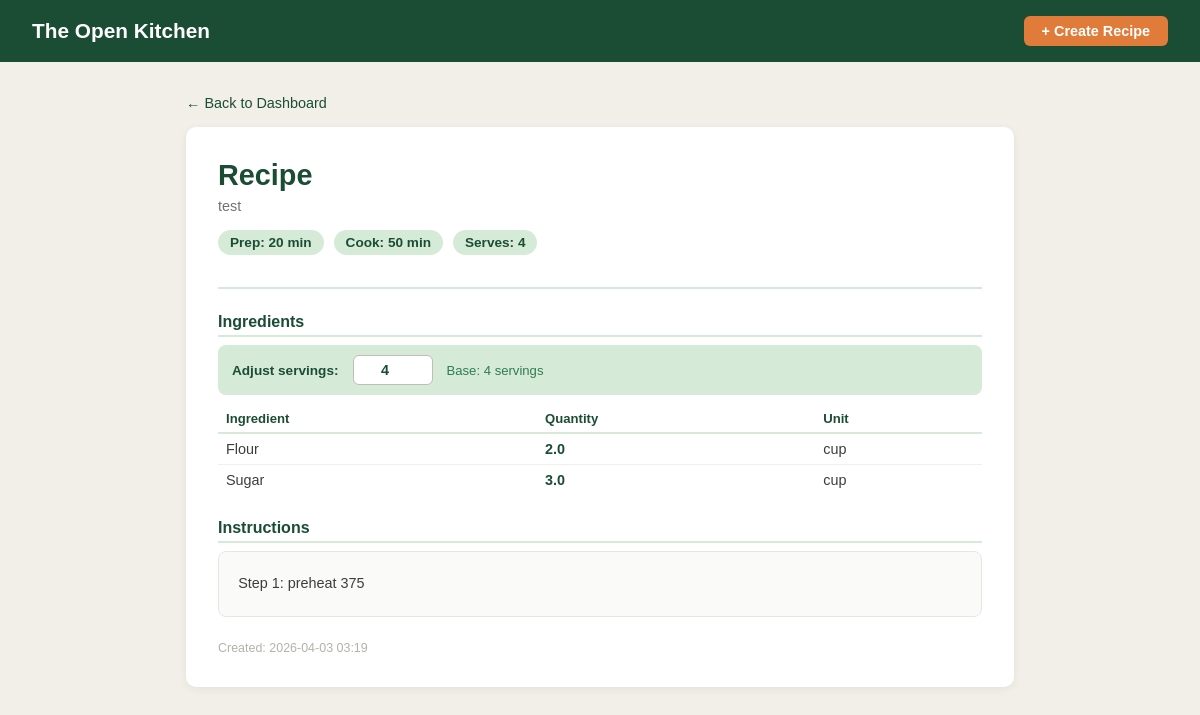
/recipe/1, run on the app's committed database.
### app/models.py (models this page shows, shortened)
class Recipe(db.Model):
    __tablename__ = 'recipes'
    id           = db.Column(db.Integer,     primary_key=True)
    authorID     = db.Column(db.Integer,     db.ForeignKey('users.id'),   unique=False, nullable=False)
    title        = db.Column(db.String(150), unique=False, nullable=False)
    description  = db.Column(db.Text,        unique=False, nullable=True)
    instructions = db.Column(db.Text,        unique=False, nullable=False)
    forkedFrom   = db.Column(db.Integer,     db.ForeignKey('recipes.id'), unique=False, nullable=True)
    baseServings = db.Column(db.Integer,     unique=False, nullable=False)
    prepTime     = db.Column(db.Integer,     unique=False, nullable=True)
    cookTime     = db.Column(db.Integer,     unique=False, nullable=True)
    dateCreated  = db.Column(db.DateTime,    unique=False, nullable=False, default=datetime.now)
    ingredients  = db.relationship('Ingredient',       backref='recipe', lazy=True, cascade='all, delete-orphan')
    categories   = db.relationship('RecipeCategory',   backref='recipe', lazy=True, cascade='all, delete-orphan')
    dietary_tags = db.relationship('RecipeDietaryTag', backref='recipe', lazy=True, cascade='all, delete-orphan')
    allergens    = db.relationship('RecipeAllergen',   backref='recipe', lazy=True, cascade='all, delete-orphan')

class Ingredient(db.Model):
    __tablename__ = 'ingredients'
    id       = db.Column(db.Integer,    primary_key=True)
    recipeID = db.Column(db.Integer,    db.ForeignKey('recipes.id'),           unique=False, nullable=False)
    unitID   = db.Column(db.Integer,    db.ForeignKey('measurement_units.id'), unique=False, nullable=False)
    name     = db.Column(db.String(32), unique=False, nullable=False)
    quantity = db.Column(db.Float,      unique=False, nullable=False)

class MeasurementUnit(db.Model):
    __tablename__ = 'measurement_units'
    id           = db.Column(db.Integer,    primary_key=True)
    name         = db.Column(db.String(32), unique=True,  nullable=False)
    abbreviation = db.Column(db.String(32), unique=True,  nullable=False)
    system       = db.Column(db.String(32), unique=False, nullable=False)
    isActive     = db.Column(db.Boolean,    unique=False, nullable=True,  default=True)
    ingredients = db.relationship('Ingredient', backref='unit', lazy=True)

### app/routes.py (the view)
@app.route('/recipe/<int:recipe_id>', methods=['GET'])
def view_recipe(recipe_id):
    recipe = Recipe.query.get_or_404(recipe_id)
    ingredients   = Ingredient.query.filter_by(recipeID=recipe_id).all()
    categories    = RecipeCategory.query.filter_by(recipeID=recipe_id).all()
    dietary_tags  = RecipeDietaryTag.query.filter_by(recipeID=recipe_id).all()
    allergens     = RecipeAllergen.query.filter_by(recipeID=recipe_id).all()
    return render_template('view_recipe.html',
                           recipe       = recipe,
                           ingredients  = ingredients,
                           categories   = categories,
                           dietary_tags = dietary_tags,
                           allergens    = allergens)

### app/templates/view_recipe.html (shortened to what this page needs)
{% extends "base.html" %}
{% block content %}
<a href="{{ url_for('dashboard') }}" class="back-link">
    &#8592; Back to Dashboard
</a>
<div class="recipe-container">
    <div class="recipe-header">
        <h1>{{ recipe.title }}</h1>
        {% if recipe.description %}
        <p>{{ recipe.description }}</p>
        {% endif %}
        <div class="meta-row">
            {% if recipe.prepTime %}
            <span class="meta-badge">Prep: {{ recipe.prepTime }} min</span>
            {% endif %}
            {% if recipe.cookTime %}
            <span class="meta-badge">Cook: {{ recipe.cookTime }} min</span>
            {% endif %}
            <span class="meta-badge">Serves: {{ recipe.baseServings }}</span>
        </div>
    </div>
    <h2>Ingredients</h2>
    <div class="scaling-box">
        <label>Adjust servings:</label>
        <input type="number" id="adjustServings"
               value="{{ recipe.baseServings }}" min="1"
               oninput="scaleIngredients(this.value)">
        <span style="font-size:0.82rem; color:#2E7D52;">
            Base: {{ recipe.baseServings }} servings
        </span>
    </div>
    <table class="ing-table">
        <thead>
            <tr>
                <th>Ingredient</th>
                <th>Quantity</th>
                <th>Unit</th>
            </tr>
        </thead>
        <tbody>
            {% for ing in ingredients %}
            <tr>
                <td>{{ ing.name }}</td>
                <td>
                    <span class="scaled-qty"
                          data-base="{{ ing.quantity }}">
                        {{ ing.quantity }}
                    </span>
                </td>
                <td>{{ ing.unit.abbreviation }}</td>
            </tr>
            {% endfor %}
        </tbody>
    </table>
    <h2>Instructions</h2>
    <div class="instructions-box">{{ recipe.instructions }}</div>
    <p style="margin-top:1.5rem; font-size:0.78rem; color:#b4b2a9;">
        Created: {{ recipe.dateCreated.strftime('%Y-%m-%d %H:%M') }}
    </p>
</div>
{% endblock %}

### app/templates/base.html (style rules this page uses)
* { box-sizing: border-box; margin: 0; padding: 0; }
body { font-family: Helvetica, Arial, sans-serif; background: #f1efe8; color: #3d3d3a; }

### app/templates/view_recipe.html (style rules this page uses)
.recipe-container { background: white; padding: 2rem; border-radius: 10px; box-shadow: 0 2px 8px rgba(0,0,0,0.06); }
.recipe-header { border-bottom: 2px solid #d6ead8; padding-bottom: 1rem; margin-bottom: 1.5rem; }
.recipe-header h1 { font-size: 1.8rem; color: #1B4D35; margin-bottom: 6px; }
.recipe-header p { font-size: 0.9rem; color: #73726c; }
.meta-row { display: flex; flex-wrap: wrap; gap: 10px; margin: 1rem 0; }
.meta-badge { background: #d6ead8; color: #1B4D35; padding: 5px 12px; border-radius: 20px; font-size: 0.85rem; font-weight: bold; }
h2 { font-size: 1rem; color: #1B4D35; margin: 1.5rem 0 0.5rem; padding-bottom: 4px; border-bottom: 2px solid #d6ead8; }
.scaling-box { background: #d6ead8; border-radius: 8px; padding: 10px 14px; margin-bottom: 10px; display: flex; align-items: center; gap: 14px; flex-wrap: wrap; }
.scaling-box label { font-size: 0.85rem; font-weight: bold; color: #1B4D35; }
.scaling-box input[type="number"] { width: 80px; padding: 6px 10px; border: 1px solid #c0bdb5; border-radius: 6px; font-size: 0.9rem; font-weight: bold; color: #1B4D35; text-align: center; }
.ing-table { width: 100%; border-collapse: collapse; margin-bottom: 1rem; }
.ing-table th { text-align: left; font-size: 0.82rem; color: #1B4D35; padding: 6px 8px; border-bottom: 2px solid #d6ead8; }
.ing-table td { padding: 7px 8px; font-size: 0.9rem; border-bottom: 1px solid #f1efe8; color: #3d3d3a; }
.ing-table tr:last-child td { border-bottom: none; }
.scaled-qty { font-weight: bold; color: #1B4D35; }
.instructions-box { background: #fafaf8; border: 1px solid #e8e6df; border-radius: 8px; padding: 1.2rem; font-size: 0.9rem; line-height: 1.8; color: #3d3d3a; white-space: pre-wrap; }
.back-link { display: inline-block; margin-bottom: 1rem; color: #1B4D35; text-decoration: none; font-size: 0.9rem; }

### data on the page
Recipe: title "Recipe", description "test", prepTime "20", cookTime "50", baseServings "4", instructions "Step 1: preheat 375", dateCreated "2026-04-03 03:19"
Ingredient: name "Flour", quantity "2.0", unit.abbreviation "cup"
Ingredient: name "Sugar", quantity "3.0", unit.abbreviation "cup"
